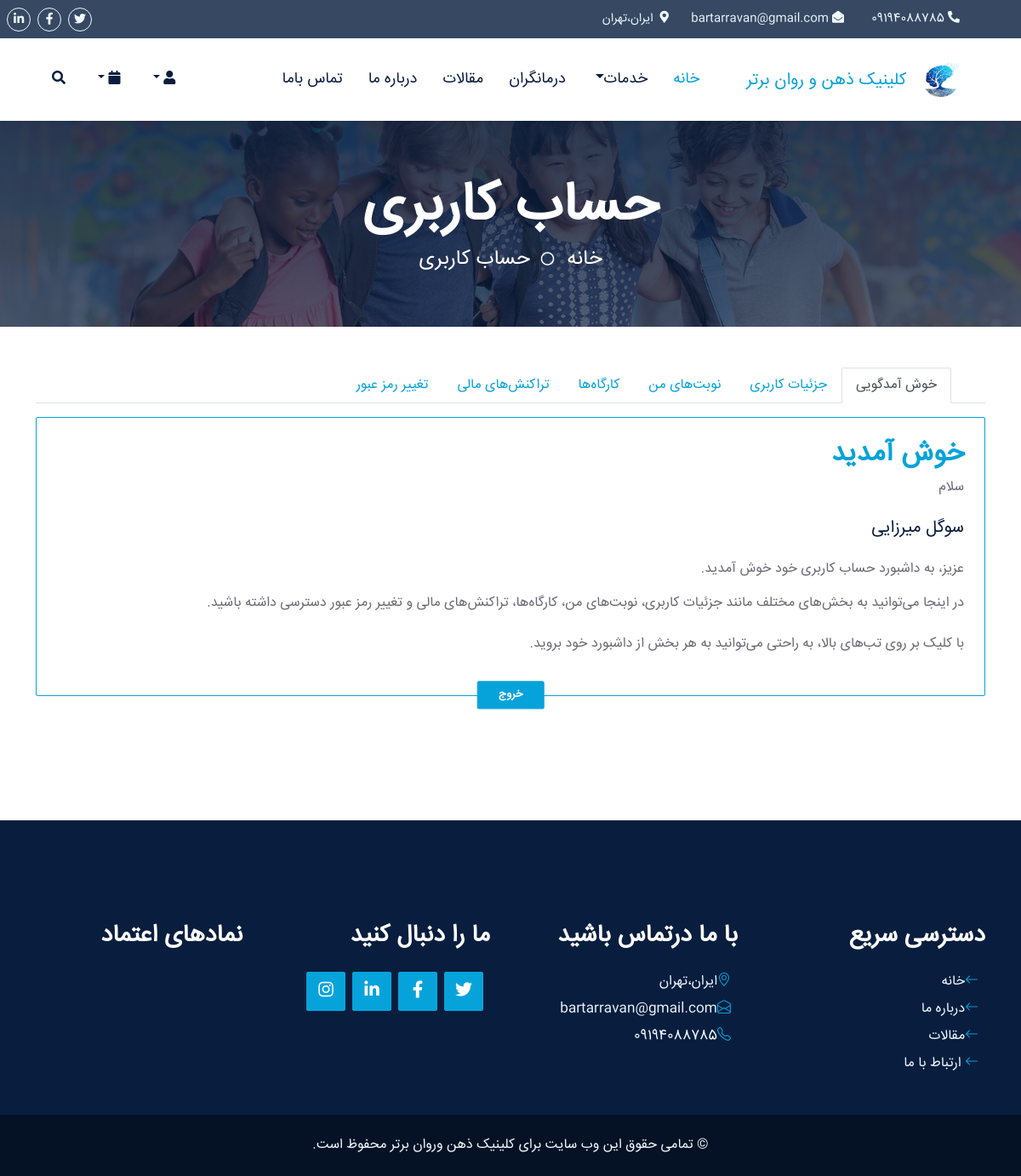
The app's page /panel/ (signed in) with its own data.
### main_app/models.py (models this page shows)
class ClinicInfoClass(models.Model):
    name = models.CharField(max_length=50, verbose_name="نام کلینیک")
    address = models.TextField(verbose_name="آدرس")
    phoneNumber = models.CharField(max_length=20, verbose_name="شماره تلفن ثابت",null=True)
    mobileNumber = models.CharField(max_length=20, verbose_name="شماره موبایل")
    email = models.EmailField(verbose_name="ایمیل", blank=True, null=True)
    logo = models.ImageField(upload_to='clinic/logo/', verbose_name="لوگو", blank=True, null=True)
    latitude = models.DecimalField(max_digits=9, decimal_places=6, verbose_name="عرض جغرافیایی", blank=True, null=True)
    longitude = models.DecimalField(max_digits=9, decimal_places=6, verbose_name="طول جغرافیایی", blank=True, null=True)
    instagram = models.URLField(verbose_name="لینک اینستاگرام", blank=True, null=True)
    youtube = models.URLField(verbose_name="لینک یوتیوب", blank=True, null=True)
    linkedin = models.URLField(verbose_name="لینک لینکدین", blank=True, null=True)
    facebook = models.URLField(verbose_name="لینک فیسبوک", blank=True, null=True)
    twitter = models.URLField(verbose_name="لینک توییتر", blank=True, null=True)

class customuserClass(AbstractUser):
    rolle=models.CharField(max_length=20,choices=roleitems,default="client")

### main_app/views.py (the view)
# urls.py: path('panel/', panel ,name="panel"),
@login_required
def panel(request):
    cinfo=ClinicInfoClass.objects.all()
    orders=orderClass.objects.filter(user=request.user).first()
    reservations = reservationClass.objects.filter(user=request.user)
    if (request.user.rolle=="client"):
        return render(request,'main_app/userpanel.html',context={"cinfo":cinfo,"orders":orders,"reservations":reservations})
    else:
        return redirect("/dashboard/")

### main_app/templates/main_app/userpanel.html (shortened to what this page needs)
{% extends "main_app/layout.html" %}
{% load static %}
{% block "titlepage" %}
حساب کاربری
{% endblock %}
{% block "homepage" %}
خانه
{% endblock %}
{% block "titlepage2" %}
حساب کاربری
{% endblock %}
{% block "content" %}
<div class="container mb-5">
    <ul class="nav nav-tabs" id="dashboardTabs" role="tablist">
        <li class="nav-item">
            <a class="nav-link active" id="welcome-tab" data-bs-toggle="tab" href="#welcome" role="tab" aria-controls="welcome" aria-selected="true">خوش آمدگویی</a>
        </li>
        <li class="nav-item">
            <a class="nav-link" id="user-details-tab" data-bs-toggle="tab" href="#user-details" role="tab" aria-controls="user-details" aria-selected="false">جزئیات کاربری</a>
        </li>
        <li class="nav-item">
            <a class="nav-link" id="appointments-tab" data-bs-toggle="tab" href="#appointments" role="tab" aria-controls="appointments" aria-selected="false">نوبت‌های من</a>
        </li>
        <li class="nav-item">
            <a class="nav-link" id="workshops-tab" data-bs-toggle="tab" href="#workshops" role="tab" aria-controls="workshops" aria-selected="false">کارگاه‌ها</a>
        </li>
        <li class="nav-item">
            <a class="nav-link" id="transactions-tab" data-bs-toggle="tab" href="#transactions" role="tab" aria-controls="transactions" aria-selected="false">تراکنش‌های مالی</a>
        </li>
        <li class="nav-item">
            <a class="nav-link" id="change-password-tab" data-bs-toggle="tab" href="#change-password" role="tab" aria-controls="change-password" aria-selected="false">تغییر رمز عبور</a>
        </li>
    </ul>
    <div class="tab-content" id="dashboardTabsContent">
        <div class="tab-pane fade show active" id="welcome" role="tabpanel" aria-labelledby="welcome-tab">
            <div class="card p-4 border-primary mt-3">
                <h2 class="font-weight-semi-bold text-primary">خوش آمدید</h2>
                <p class="mb-4">سلام <h5 class="mb-4 secondary">{{ user.first_name }}  {{ user.last_name }} </h5>عزیز، به داشبورد حساب کاربری خود خوش آمدید.</p>
                <p class="mb-4">در اینجا می‌توانید به بخش‌های مختلف مانند جزئیات کاربری، نوبت‌های من، کارگاه‌ها، تراکنش‌های مالی و تغییر رمز عبور دسترسی داشته باشید.</p>
                <p class="mb-4">با کلیک بر روی تب‌های بالا، به راحتی می‌توانید به هر بخش از داشبورد خود بروید.</p>
                <a href="/logout" class="btn btn-primary py-2 px-4 position-absolute top-100 start-50 translate-middle " style="padding: 4px 10px; font-size: 0.8rem; line-height: 1.2;">خروج</a>
            </div>
        </div>
            </div>
        </div>
{% endblock %}

### main_app/templates/main_app/layout.html (shortened to what this page needs)
<!DOCTYPE html>
<html lang="en">
<head>
    {%load static%}
    <link href="https://cdnjs.cloudflare.com/ajax/libs/font-awesome/5.10.0/css/all.min.css" rel="stylesheet">
    <link href="https://cdn.jsdelivr.net/npm/bootstrap-icons@1.4.1/font/bootstrap-icons.css" rel="stylesheet">
    <link href="{%static 'main_app/'%}lib/owlcarousel/assets/owl.carousel.min.css" rel="stylesheet">
    <link href="{%static 'main_app/'%}lib/animate/animate.min.css" rel="stylesheet">
    <link href="{%static 'main_app/'%}lib/tempusdominus/css/tempusdominus-bootstrap-4.min.css" rel="stylesheet" />
    <link href="{%static 'main_app/'%}lib/twentytwenty/twentytwenty.css" rel="stylesheet" />
    <link href="{%static 'main_app/'%}css/bootstrap.min.css" rel="stylesheet">
    <link href="{%static 'main_app/'%}css/style.css" rel="stylesheet">
</head>
<body>
    <div class="container-fluid  px-5 d-none d-lg-block" style="font-family: myfont; background-color:#091e3ecf ">
        <div class="row gx-0" style="direction: rtl;">
            <div class="col-lg-8 text-center text-lg-start mb-2 mb-lg-0">
                <div class="d-inline-flex align-items-center" style="height: 45px; margin-left: 390px;">
                    {%for i in cinfo%}
                    <small class="me-3 text-light" style="width: 120px; text-align:right"><i class="fa fa-phone-alt me-2"></i>&nbsp;{{i.mobileNumber}}</small>
                    <small class="me-3 text-light" style="width: 190px; text-align:right"><i class="fa fa-envelope-open me-2"></i>&nbsp;{{i.email}}</small>
                    <small class="me-3 text-light" style="width: 400px; text-align:right"><i class="fa fa-map-marker-alt me-2"></i>&nbsp; {{i.address}}</small>
                </div>
            </div>
            <div class="col-lg-4 text-center text-lg-end" style="padding-right: 300px;">
                <div class="d-inline-flex align-items-center" style="height: 45px;">
                    <a class="btn btn-sm btn-outline-light btn-sm-square rounded-circle me-2" href="{{i.twitter}}"><i class="fab fa-twitter fw-normal"></i></a>
                    <a class="btn btn-sm btn-outline-light btn-sm-square rounded-circle me-2" href="{{i.facebook}}"><i class="fab fa-facebook-f fw-normal"></i></a>
                    <a class="btn btn-sm btn-outline-light btn-sm-square rounded-circle me-2" href="{{i.linkedin}}"><i class="fab fa-linkedin-in fw-normal"></i></a>
                </div>
            </div>
        </div>
    </div>
   <nav class="navbar navbar-expand-lg bg-white navbar-light shadow-sm px-5 py-3 py-lg-0" style="direction: rtl;">
    <a href="index.html" class="navbar-brand p-0">
        <h5 class="m-0 text-primary">
            <img src="{{i.logo.url}}" alt="لوگوی کلینیک روانشناسی ذهن و روان برتر" width="65" height="40">
            کلینیک ذهن و روان برتر
        </h5>
        {%endfor%}
    </a>
    <div class="collapse navbar-collapse" id="navbarCollapse" style="margin-right: 40px;">
        <div class="navbar-nav ms-auto py-0">
            <a href="/" class="nav-item nav-link active">خانه</a>
            <div class="nav-item dropdown">
                <a href="#" class="nav-link dropdown-toggle" data-bs-toggle="dropdown">خدمات</a>
            </div>
            <a href="/team" class="nav-item nav-link">درمانگران</a>
            <a href="/article" class="nav-item nav-link">مقالات</a>
            <a href="/about" class="nav-item nav-link">درباره ما</a>
            <a href="/contact" class="nav-item nav-link">تماس باما</a>
        </div>
    </div>
    <div class="d-none d-lg-flex align-items-center">
{%if user.is_authenticated%}
         <div class="dropdown">
            <button class="btn  dropdown-toggle  text-dark me-2" type="button" id="userDropdown" data-bs-toggle="dropdown" aria-expanded="false">
            <i class="fa fa-user"></i>
            </button>
        </div>
{%else%}
        <button type="button" class="btn text-dark me-2" data-bs-toggle="modal" data-bs-target="#userModal">
            <i class="fa fa-user"></i>
        </button>
{%endif%}
{%if user.is_authenticated%}
        <div class="dropdown1" style="width: auto; position: relative; " >
            <button class="btn  dropdown-toggle  text-dark me-2" type="button" id="bagDropdown" data-bs-toggle="dropdown" aria-expanded="false">
            <i class="fa fa-calendar"></i>
            </button>
        </div>
{%else%}
        <button type="button" class="btn text-dark me-2" data-bs-toggle="modal" data-bs-target="#bagModal">
            <i class="fa fa-calendar"></i>
        </button>
{%endif%}
        <button type="button" class="btn text-dark me-2" data-bs-toggle="modal" data-bs-target="#searchModal">
            <i class="fa fa-search"></i>
        </button>
    </div>
</nav>
    <div class="container-fluid bg-primary py-5 hero-header1 mb-5">
        <div class="row py-3">
            <div class="col-12 text-center">
                <h1 class="display-3 text-white animated zoomIn">
                    {%block "titlepage"%}
                    {%endblock%}
                </h1>
                <a href=" " class="h4 text-white">
                    {%block "homepage"%}
                    {%endblock%}
                </a>
                <i class="far fa-circle text-white px-2"></i>
                <a href=" " class="h4 text-white">
                    {%block "titlepage2"%}
                    {%endblock%}
                </a>
            </div>
        </div>
    </div>
                    {%block "content"%}
                    {%endblock%}
    <div class="container-fluid position-relative pt-5 wow fadeInUp" data-wow-delay="0.1s" style="z-index: 1; direction:rtl ">
    </div>
    <div class="container-fluid bg-dark text-light py-5 wow fadeInUp" data-wow-delay="0.3s" style="margin-top: 50px; direction:rtl">
        <div class="container pt-5">
            <div class="row g-5 pt-4">
                <div class="col-lg-3 col-md-6">
                    <h3 class="text-white mb-4">دسترسی سریع</h3>
                    <div class="d-flex flex-column justify-content-start">
                        <a class="text-light mb-2" href="/"><i class="bi bi-arrow-left text-primary me-2"></i>خانه</a>
                        <a class="text-light mb-2" href="/about"><i class="bi bi-arrow-left text-primary me-2"></i>درباره ما</a>
                        <a class="text-light mb-2" href="/article"><i class="bi bi-arrow-left text-primary me-2"></i>مقالات</a>
                        <a class="text-light" href="/contact"><i class="bi bi-arrow-left text-primary me-2"></i> ارتباط با ما</a>
                    </div>
                </div>
                <div class="col-lg-3 col-md-6">
                    <h3 class="text-white mb-4">با ما درتماس باشید</h3>
                    {%for i in cinfo%}
                    <p class="mb-2"><i class="bi bi-geo-alt text-primary me-2"></i>{{i.address}}</p>
                    <p class="mb-2"><i class="bi bi-envelope-open text-primary me-2"></i>{{i.email}}</p>
                    <p class="mb-0"><i class="bi bi-telephone text-primary me-2"></i>{{i.mobileNumber}}</p>
                </div>
                <div class="col-lg-3 col-md-6">
                    <h3 class="text-white mb-4">ما را دنبال کنید</h3>
                    <div class="d-flex">
                        <a class="btn btn-lg btn-primary btn-lg-square rounded me-2" href="{{i.twitter}}"><i class="fab fa-twitter fw-normal"></i></a>
                        <a class="btn btn-lg btn-primary btn-lg-square rounded me-2" href="{{i.facebook}}"><i class="fab fa-facebook-f fw-normal"></i></a>
                        <a class="btn btn-lg btn-primary btn-lg-square rounded me-2" href="{{i.linkedin}}"><i class="fab fa-linkedin-in fw-normal"></i></a>
                        <a class="btn btn-lg btn-primary btn-lg-square rounded me-2" href="{{i.instagram}}"><i class="fab fa-instagram fw-normal"></i></a>
                    </div>
                    {%endfor%}
                </div>
                <div class="col-lg-3 col-md-6">
                    <h3 class="text-white mb-4">نمادهای اعتماد</h3>
                    <div class="d-flex flex-column justify-content-start">
                        <a target='_blank' href=''></a>
                    </div>
                </div>
            </div>
        </div>
    </div>
    <div class="container-fluid text-light py-4" style="background: #051225;">
              <div class="container">
                <div class="row g-0">
                    <div class="text-center text-md-start">
                        <p class="mb-md-0" style="text-align: center;"> .تمامی حقوق این وب سایت برای کلینیک ذهن وروان برتر محفوظ است  &copy; </p>
                    </div>
                </div>
            </div>
    </div>
</body>
</html>

### main_app/static/main_app/css/style.css (style rules this page uses)
body { font-family: 'myfont'; }
* { font-feature-settings: "lnum" 0, "tnum" 0; }
.me-3 { font-family: 'myfont'; }
.mb-4 { font-family: 'myfont'; text-justify: inter-word; text-align: justify; direction: rtl; }
.mb-5 { font-family: 'myfont'; text-justify: inter-word; text-align: justify; direction: rtl; }
.row { font-family: 'myfont'; }
:root { --primary: #06A3DA; --secondary: #F57E57; --light: #EEF9FF; --dark: #091E3E; }
h1, h2, .font-weight-bold { font-weight: 700 !important; }
h3, h4, .font-weight-semi-bold { font-weight: 600 !important; }
h5, h6, .font-weight-medium { font-weight: 500 !important; }
.btn { font-family: 'myfont', sans-serif ,Arial; font-weight: 600; transition: .5s; }
.btn-primary, .btn-secondary { color: #FFFFFF; }
.btn-sm-square { width: 28px; height: 28px; }
.btn-lg-square { width: 46px; height: 46px; }
.btn-square, .btn-sm-square, .btn-lg-square { padding-left: 0; padding-right: 0; text-align: center; }
.navbar-light .navbar-nav .nav-link { font-family: 'myfont', sans-serif; padding: 35px 15px; font-size: 18px; color: var(--dark); outline: none; transition: .5s; }
.navbar-light .navbar-nav .nav-link:hover, .navbar-light .navbar-nav .nav-link.active { color: var(--primary); }
.hero-header1 { background: linear-gradient(rgba(9, 30, 62, .85), rgba(9, 30, 62, 0.692)), url(../img/childtherapy.jpg) center center no-repeat; background-size: cover; }

### records on screen
ClinicInfoClass: mobileNumber "09194088785", email "bartarravan@gmail.com", address "ایران،تهران", logo (picture)
customuserClass: first_name "سوگل", last_name "میرزایی"
